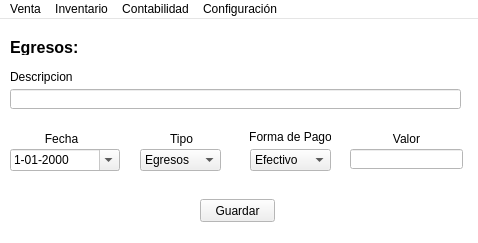
<?xml version="1.0" encoding="UTF-8"?>
<ui version="4.0">
 <class>Egreso</class>
 <widget class="QMainWindow" name="Egreso">
  <property name="geometry">
   <rect>
    <x>0</x>
    <y>0</y>
    <width>478</width>
    <height>243</height>
   </rect>
  </property>
  <property name="palette">
   <palette>
    <active>
     <colorrole role="Base">
      <brush brushstyle="SolidPattern">
       <color alpha="255">
        <red>255</red>
        <green>255</green>
        <blue>255</blue>
       </color>
      </brush>
     </colorrole>
     <colorrole role="Window">
      <brush brushstyle="SolidPattern">
       <color alpha="255">
        <red>255</red>
        <green>255</green>
        <blue>255</blue>
       </color>
      </brush>
     </colorrole>
     <colorrole role="Shadow">
      <brush brushstyle="SolidPattern">
       <color alpha="255">
        <red>0</red>
        <green>0</green>
        <blue>0</blue>
       </color>
      </brush>
     </colorrole>
    </active>
    <inactive>
     <colorrole role="Base">
      <brush brushstyle="SolidPattern">
       <color alpha="255">
        <red>255</red>
        <green>255</green>
        <blue>255</blue>
       </color>
      </brush>
     </colorrole>
     <colorrole role="Window">
      <brush brushstyle="SolidPattern">
       <color alpha="255">
        <red>255</red>
        <green>255</green>
        <blue>255</blue>
       </color>
      </brush>
     </colorrole>
     <colorrole role="Shadow">
      <brush brushstyle="SolidPattern">
       <color alpha="255">
        <red>0</red>
        <green>0</green>
        <blue>0</blue>
       </color>
      </brush>
     </colorrole>
    </inactive>
    <disabled>
     <colorrole role="Base">
      <brush brushstyle="SolidPattern">
       <color alpha="255">
        <red>255</red>
        <green>255</green>
        <blue>255</blue>
       </color>
      </brush>
     </colorrole>
     <colorrole role="Window">
      <brush brushstyle="SolidPattern">
       <color alpha="255">
        <red>255</red>
        <green>255</green>
        <blue>255</blue>
       </color>
      </brush>
     </colorrole>
     <colorrole role="Shadow">
      <brush brushstyle="SolidPattern">
       <color alpha="255">
        <red>0</red>
        <green>0</green>
        <blue>0</blue>
       </color>
      </brush>
     </colorrole>
    </disabled>
   </palette>
  </property>
  <property name="windowTitle">
   <string>HiCell-Egresos</string>
  </property>
  <property name="windowIcon">
   <iconset resource="resource.qrc">
    <normaloff>:/new/prefix2/icono.png</normaloff>:/new/prefix2/icono.png</iconset>
  </property>
  <widget class="QWidget" name="centralwidget">
   <widget class="QLabel" name="label">
    <property name="geometry">
     <rect>
      <x>10</x>
      <y>50</y>
      <width>81</width>
      <height>16</height>
     </rect>
    </property>
    <property name="text">
     <string>Descripcion</string>
    </property>
   </widget>
   <widget class="QLineEdit" name="lineEdit_eDescripcion">
    <property name="geometry">
     <rect>
      <x>10</x>
      <y>70</y>
      <width>451</width>
      <height>20</height>
     </rect>
    </property>
   </widget>
   <widget class="QLabel" name="label_2">
    <property name="geometry">
     <rect>
      <x>16</x>
      <y>110</y>
      <width>91</width>
      <height>20</height>
     </rect>
    </property>
    <property name="text">
     <string>Fecha</string>
    </property>
    <property name="alignment">
     <set>Qt::AlignCenter</set>
    </property>
   </widget>
   <widget class="QLabel" name="label_3">
    <property name="geometry">
     <rect>
      <x>146</x>
      <y>110</y>
      <width>71</width>
      <height>20</height>
     </rect>
    </property>
    <property name="text">
     <string>Tipo</string>
    </property>
    <property name="alignment">
     <set>Qt::AlignCenter</set>
    </property>
   </widget>
   <widget class="QComboBox" name="comboBox_eTipo">
    <property name="geometry">
     <rect>
      <x>140</x>
      <y>130</y>
      <width>81</width>
      <height>22</height>
     </rect>
    </property>
    <item>
     <property name="text">
      <string>Egresos</string>
     </property>
    </item>
    <item>
     <property name="text">
      <string>Gastos</string>
     </property>
    </item>
   </widget>
   <widget class="QLabel" name="label_4">
    <property name="geometry">
     <rect>
      <x>250</x>
      <y>110</y>
      <width>81</width>
      <height>16</height>
     </rect>
    </property>
    <property name="text">
     <string>Forma de Pago</string>
    </property>
    <property name="alignment">
     <set>Qt::AlignCenter</set>
    </property>
   </widget>
   <widget class="QComboBox" name="comboBox_eFormapago">
    <property name="geometry">
     <rect>
      <x>250</x>
      <y>130</y>
      <width>81</width>
      <height>22</height>
     </rect>
    </property>
    <item>
     <property name="text">
      <string>Efectivo</string>
     </property>
    </item>
    <item>
     <property name="text">
      <string>RedCompra</string>
     </property>
    </item>
   </widget>
   <widget class="QPushButton" name="pushButton_eGuardar">
    <property name="geometry">
     <rect>
      <x>200</x>
      <y>180</y>
      <width>75</width>
      <height>23</height>
     </rect>
    </property>
    <property name="text">
     <string>Guardar</string>
    </property>
   </widget>
   <widget class="QLabel" name="label_5">
    <property name="geometry">
     <rect>
      <x>356</x>
      <y>110</y>
      <width>101</width>
      <height>20</height>
     </rect>
    </property>
    <property name="text">
     <string>Valor</string>
    </property>
    <property name="alignment">
     <set>Qt::AlignCenter</set>
    </property>
   </widget>
   <widget class="QLineEdit" name="lineEdit_eValor">
    <property name="geometry">
     <rect>
      <x>350</x>
      <y>130</y>
      <width>113</width>
      <height>20</height>
     </rect>
    </property>
   </widget>
   <widget class="QDateEdit" name="dateEdit_eFecha">
    <property name="geometry">
     <rect>
      <x>10</x>
      <y>130</y>
      <width>110</width>
      <height>22</height>
     </rect>
    </property>
    <property name="displayFormat">
     <string>d-MM-yyyy</string>
    </property>
    <property name="calendarPopup">
     <bool>true</bool>
    </property>
   </widget>
   <widget class="QLabel" name="label_6">
    <property name="geometry">
     <rect>
      <x>10</x>
      <y>20</y>
      <width>91</width>
      <height>16</height>
     </rect>
    </property>
    <property name="font">
     <font>
      <pointsize>12</pointsize>
      <weight>75</weight>
      <bold>true</bold>
     </font>
    </property>
    <property name="text">
     <string>Egresos:</string>
    </property>
   </widget>
   <widget class="QLabel" name="label_7">
    <property name="geometry">
     <rect>
      <x>310</x>
      <y>10</y>
      <width>151</width>
      <height>41</height>
     </rect>
    </property>
    <property name="palette">
     <palette>
      <active>
       <colorrole role="Base">
        <brush brushstyle="SolidPattern">
         <color alpha="255">
          <red>255</red>
          <green>255</green>
          <blue>255</blue>
         </color>
        </brush>
       </colorrole>
       <colorrole role="Window">
        <brush brushstyle="SolidPattern">
         <color alpha="255">
          <red>255</red>
          <green>255</green>
          <blue>255</blue>
         </color>
        </brush>
       </colorrole>
      </active>
      <inactive>
       <colorrole role="Base">
        <brush brushstyle="SolidPattern">
         <color alpha="255">
          <red>255</red>
          <green>255</green>
          <blue>255</blue>
         </color>
        </brush>
       </colorrole>
       <colorrole role="Window">
        <brush brushstyle="SolidPattern">
         <color alpha="255">
          <red>255</red>
          <green>255</green>
          <blue>255</blue>
         </color>
        </brush>
       </colorrole>
      </inactive>
      <disabled>
       <colorrole role="Base">
        <brush brushstyle="SolidPattern">
         <color alpha="255">
          <red>255</red>
          <green>255</green>
          <blue>255</blue>
         </color>
        </brush>
       </colorrole>
       <colorrole role="Window">
        <brush brushstyle="SolidPattern">
         <color alpha="255">
          <red>255</red>
          <green>255</green>
          <blue>255</blue>
         </color>
        </brush>
       </colorrole>
      </disabled>
     </palette>
    </property>
    <property name="text">
     <string/>
    </property>
    <property name="pixmap">
     <pixmap resource="resource.qrc">:/new/prefix1/hicell.png</pixmap>
    </property>
    <property name="scaledContents">
     <bool>true</bool>
    </property>
   </widget>
  </widget>
  <widget class="QMenuBar" name="menuBar">
   <property name="geometry">
    <rect>
     <x>0</x>
     <y>0</y>
     <width>478</width>
     <height>22</height>
    </rect>
   </property>
   <widget class="QMenu" name="menuVenta">
    <property name="title">
     <string>Venta</string>
    </property>
    <addaction name="actionVenta"/>
    <addaction name="actionDetalle"/>
   </widget>
   <widget class="QMenu" name="menuInventario">
    <property name="title">
     <string>Inventario</string>
    </property>
    <addaction name="actionInventario"/>
    <addaction name="actionActualizar"/>
    <addaction name="actionAlertas"/>
   </widget>
   <widget class="QMenu" name="menuContabilidad">
    <property name="title">
     <string>Contabilidad</string>
    </property>
    <addaction name="actionContabilidad"/>
    <addaction name="actionEgresos"/>
   </widget>
   <widget class="QMenu" name="menuConfiguraci_n">
    <property name="title">
     <string>Configuración</string>
    </property>
    <addaction name="actionCambio"/>
   </widget>
   <addaction name="menuVenta"/>
   <addaction name="menuInventario"/>
   <addaction name="menuContabilidad"/>
   <addaction name="menuConfiguraci_n"/>
  </widget>
  <action name="actionVenta">
   <property name="text">
    <string>Crear</string>
   </property>
  </action>
  <action name="actionActualizar">
   <property name="text">
    <string>Actualizar</string>
   </property>
  </action>
  <action name="actionContabilidad">
   <property name="text">
    <string>Visualizar</string>
   </property>
  </action>
  <action name="actionEgresos">
   <property name="enabled">
    <bool>false</bool>
   </property>
   <property name="text">
    <string>Agregar Egresos</string>
   </property>
  </action>
  <action name="actionInventario">
   <property name="text">
    <string>Visualizar</string>
   </property>
  </action>
  <action name="actionDetalle">
   <property name="text">
    <string>Modificar</string>
   </property>
  </action>
  <action name="actionCambio">
   <property name="text">
    <string>Cambio de Contraseña</string>
   </property>
  </action>
  <action name="actionAlertas">
   <property name="text">
    <string>Alertas</string>
   </property>
  </action>
 </widget>
 <resources>
  <include location="resource.qrc"/>
 </resources>
 <connections/>
</ui>
